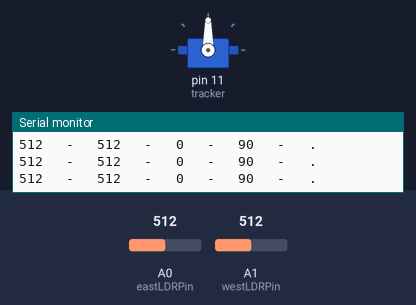
This sketch was run on a simulated Arduino Uno, built with avr-gcc and run on an emulated ATmega328P. Shown: servo, the last lines printed to the serial monitor. The test bench sets the inputs (shaded band); at power-on: A0 (eastLDRPin) = 512, A1 (westLDRPin) = 512.

Above: at 1.2 s.
1.3 s: A0 (eastLDRPin) set to 485
At 2.47 s:
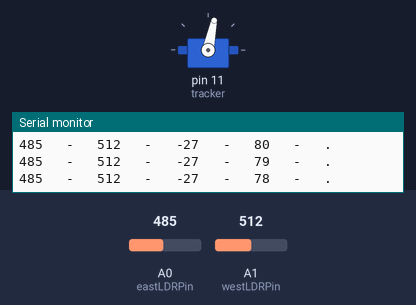
4.3 s: A1 (westLDRPin) set to 487
At 4.3 s:
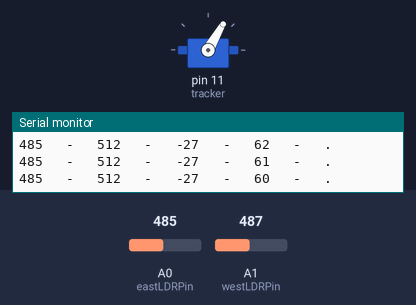
7.3 s: A1 (westLDRPin) set to 511
At 8.53 s:
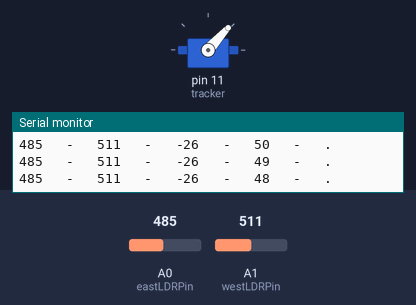
10.3 s: A1 (westLDRPin) set to 486
At 10.3 s:
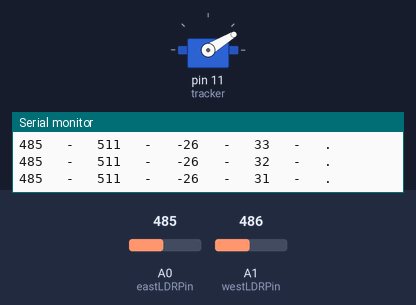
11.8 s: A1 (westLDRPin) set to 454
At 11.97 s:
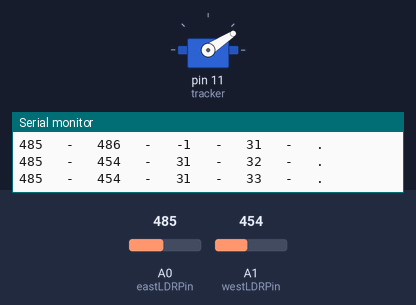
14.8 s: A0 (eastLDRPin) set to 10
Timing chart, 0 to 20.3 s (numbered marks = the images above; inputs shaded):
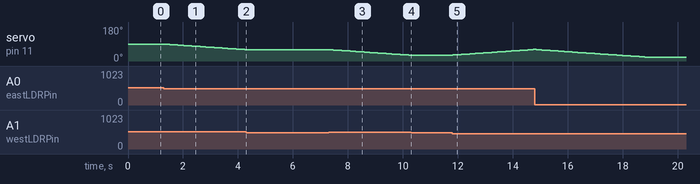

Measured:
- the behaviour switches between 497 and 496 on A0 (eastLDRPin) (found by bisection; images 0 and 1)
- the behaviour switches between 501 and 500 on A1 (westLDRPin) (found by bisection; images 1 and 2)
- after the input at 1.3 s, servo on pin 11 (tracker): moves from 90° to 60° over 2.9 s, starting at once
- after the input at 4.3 s, servo on pin 11 (tracker): stays 60° (without the input it goes to 59° after 0.05 s)
- after the input at 7.3 s, servo on pin 11 (tracker): moves from 60° to 31° over 2.8 s, starting after 0.07 s
- after the input at 10.3 s, servo on pin 11 (tracker): stays 31° (without the input it goes to 30° after 0.01 s)
- after the input at 11.8 s, servo on pin 11 (tracker): moves from 31° to 61° over 2.9 s, starting at once

The sketch:

solartracker.ino
```cpp
//10 October 2016
//Michael Klements

#include <Servo.h>

Servo tracker;  // create servo object to control a servo
int eastLDRPin = A0;  //Assign analogue pins
int westLDRPin = A1;
int eastLDR = 0;   //Create variables for the east and west sensor values
int westLDR = 0;
int error = 0;
int calibration = 0;  //Calibration offset to set error to zero when both sensors receive an equal amount of light
int trackerPos = 90;    //Create a variable to store the servo position

void setup()
{
  tracker.attach(11);  // attaches the servo on pin 11 to the servo object
  Serial.begin(9600);
}


void loop()
{
  eastLDR = calibration + analogRead(eastLDRPin);    //Read the value of each of the east and west sensors
  westLDR = analogRead(westLDRPin);
  if(eastLDR<350 && westLDR<350)  //Check if both sensors detect very little light, night time
  {
    while(trackerPos<=160)  //Move the tracker all the way back to face east for sunrise
    {
      trackerPos++;
      tracker.write(trackerPos);
      delay(100);
    }
  }
  error = eastLDR - westLDR;          //Determine the difference between the two sensors.
  if(error>15)        //If the error is positive and greater than 15 then move the tracker in the east direction
  {
    if(trackerPos<=160)  //Check that the tracker is not at the end of its limit in the east direction
    {
      trackerPos++;
      tracker.write(trackerPos);  //Move the tracker to the east
    }
  }
  else if(error<-15)  //If the error is negative and less than -15 then move the tracker in the west direction
  {
    if(trackerPos>20)  //Check that the tracker is not at the end of its limit in the west direction
    {
      trackerPos--;
      tracker.write(trackerPos);  //Move the tracker to the west
    }
  }
     Serial.print(eastLDR);      //Serial monitor can be useful for debugging/setting up
      Serial.print("   -   ");    //Use it to see if your LDR's are noticeably different when
      Serial.print(westLDR);      //They have equal light shining on them, if so, correct with the error value
      Serial.print("   -   ");
      Serial.print(error);
      Serial.print("   -   ");
      Serial.print(trackerPos);     //Fine tune the servo settings, to maximise swing available
       Serial.print("   -   ");
 Serial.println(".");
 delay(100);}
```
